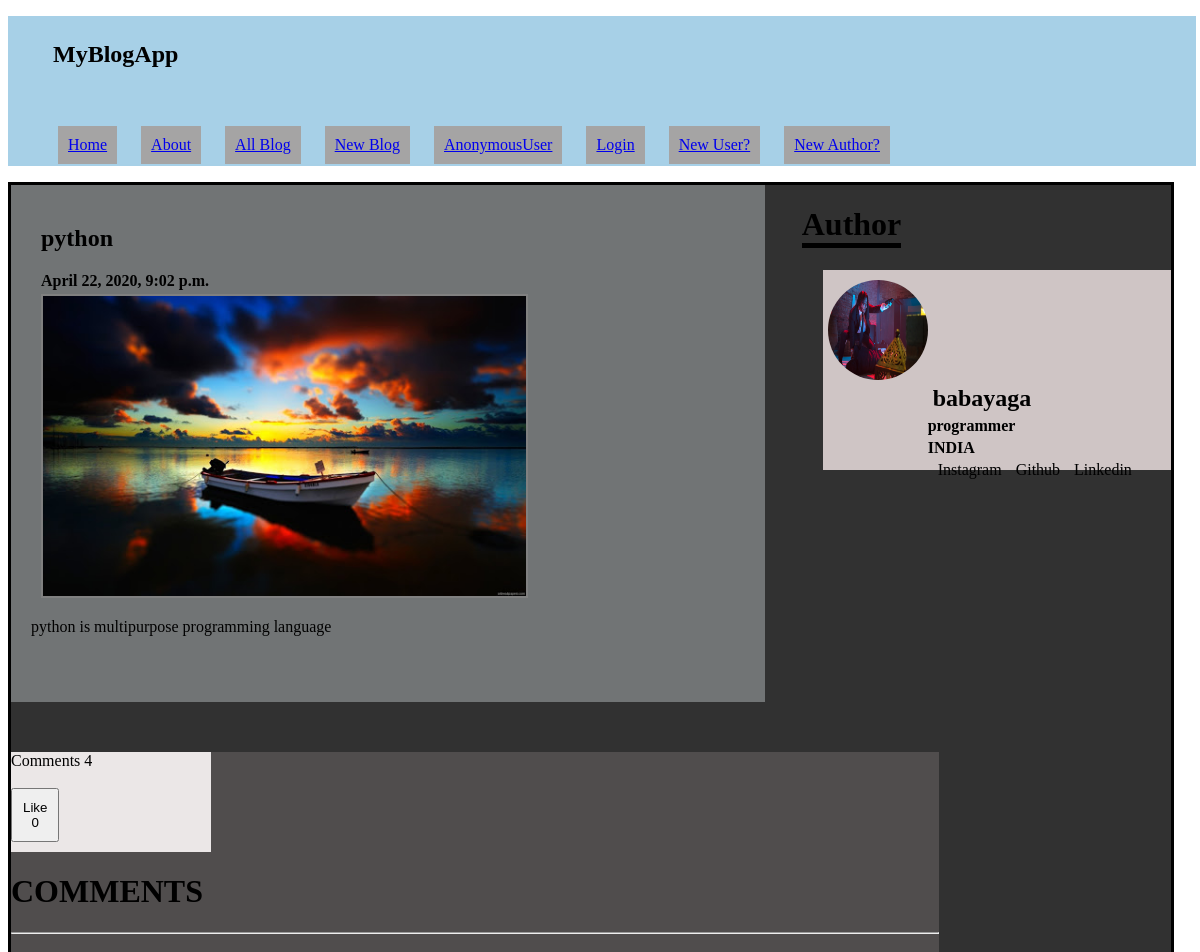
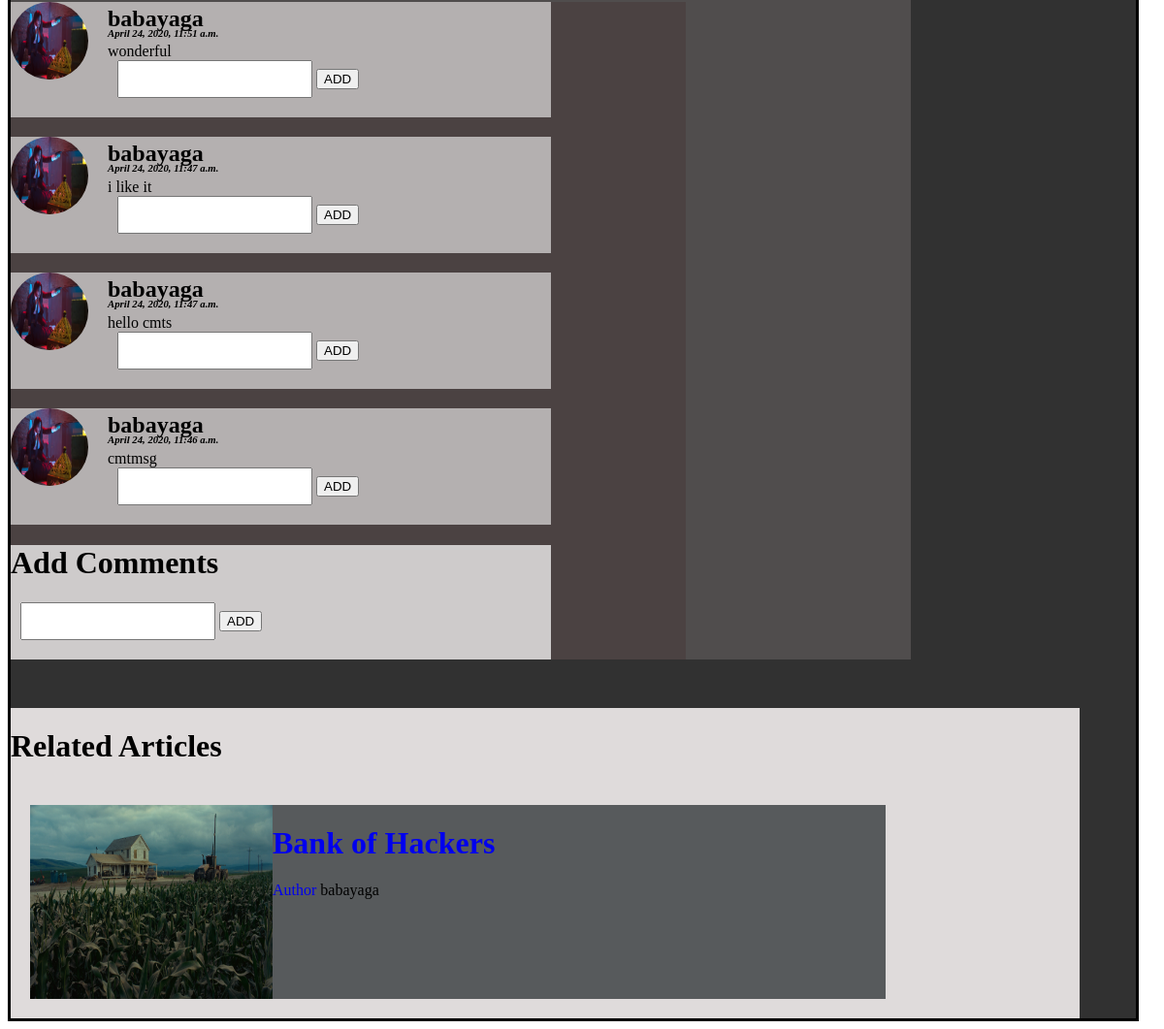
The app's page /, older data (2 pictures, top to bottom).
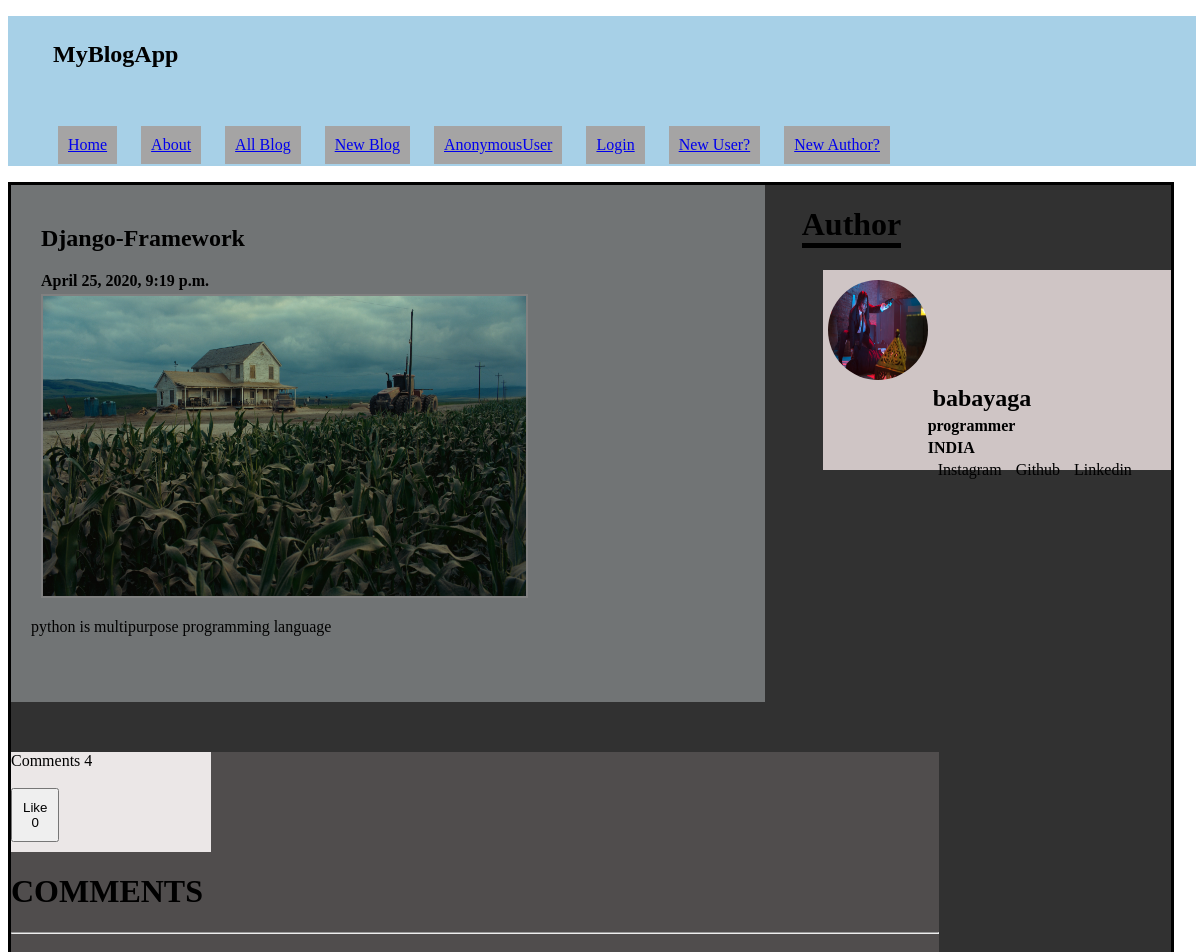
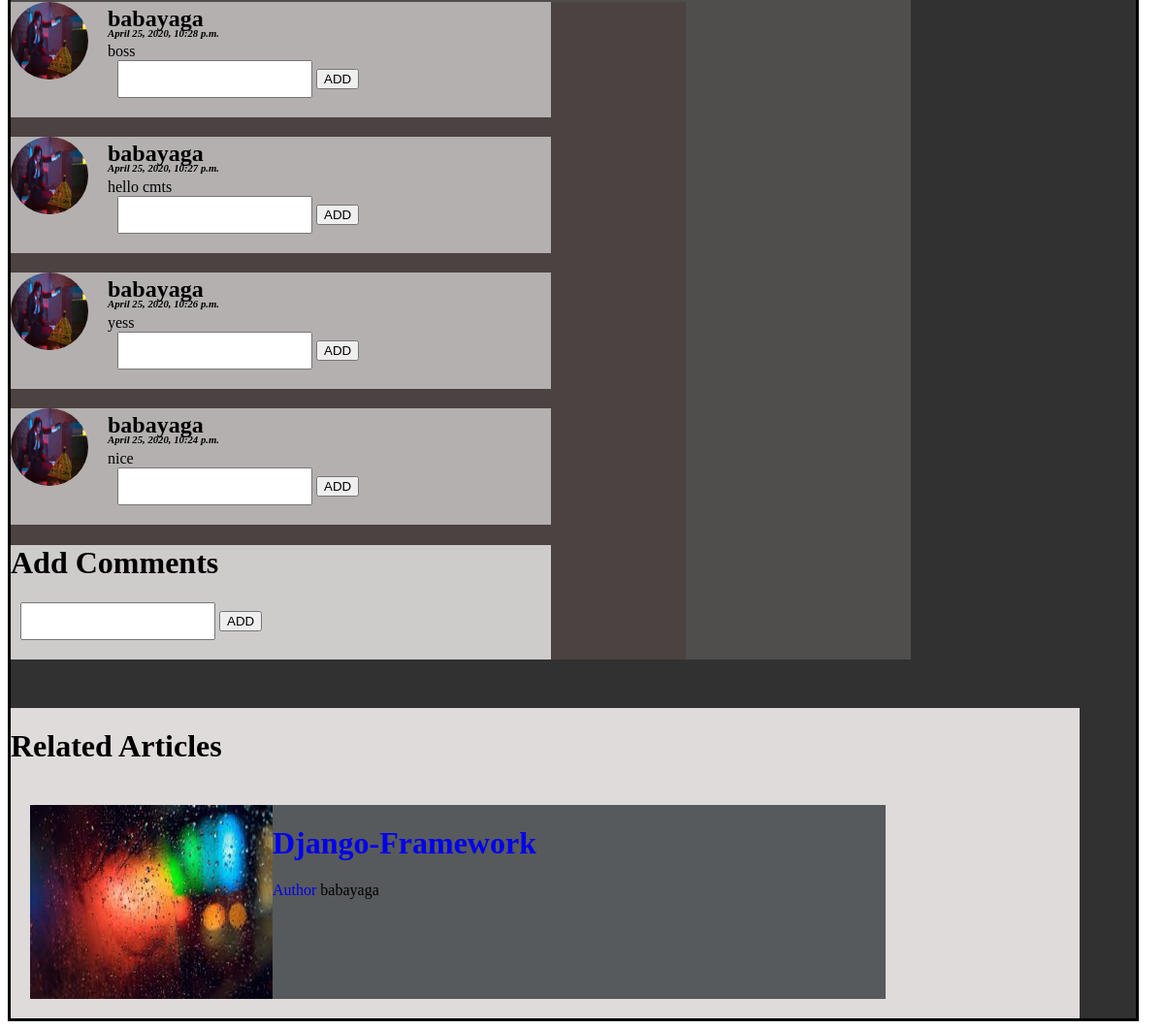
The same page, newer data (2 pictures, top to bottom).
### blog_app/models.py (models this page shows, shortened)
class Article(models.Model):
    type =(
        ("Programming","Programming"),
        ("Framework","Framework"),
        ("Hacking","Hacking"),
        ("Language","Language"),
        ("Other","Other"),
    )
    author = models.ForeignKey('MyUser',blank=True,null=True,on_delete=models.CASCADE)
    author_name = models.CharField(blank=True,max_length=25)
    title = models.CharField(max_length=50)
    thumbnail = models.ImageField(upload_to='thumbnail_img/')
    upload_date = models.DateTimeField(blank=True,default=timezone.now)
    category = models.CharField(max_length=30,default="Other",choices=type)
    content = models.CharField(max_length=5000)
    accessible = models.BooleanField(blank=True,default=False)

class UserComments(models.Model):
    user = models.ForeignKey('MyUser',blank=True,null=True,on_delete=models.CASCADE)
    article = models.ForeignKey('Article',on_delete=models.CASCADE)
    u_msg = models.CharField(max_length=200)
    u_name = models.CharField(max_length=25)
    cmt_date = models.DateTimeField(default=timezone.now)

class MyUser(AbstractBaseUser,PermissionsMixin):
    f_name = models.CharField(blank=True,max_length=20,null=True)
    s_name = models.CharField(blank=True,max_length=20,null=True)
    email = models.CharField(max_length=40, unique=True)
    username = models.CharField(max_length=25,unique=True)
    profile_pic = models.ImageField(upload_to='user_pic')
    date_joined = models.DateField(default=timezone.now)
    occupation = models.CharField(blank=True,max_length=50,null=True)
    country = models.CharField(blank=True,max_length=15,null=True)
    authorise = models.BooleanField(default=False)
    github_address = models.CharField(blank=True,max_length=50,null=True)
    linkedin_address = models.CharField(blank=True,max_length=50,null=True)
    instagram_address = models.CharField(blank=True,max_length=50,null=True)
    is_active = models.BooleanField(default=True)
    is_author = models.BooleanField(default=False)
    is_user = models.BooleanField(default=False)
    is_staff = models.BooleanField(default=False)
    password = models.CharField(max_length=25)
    USERNAME_FIELD = 'email'
    REQUIRED_FIELDS = []
    objects = CustomUserManager()

### blog_app/views.py (the view)
# urls.py: path('', views.index),
def index(request):
    new_blog = Article.objects.last()
    author = MyUser.objects.get(id=new_blog.author_id,is_author=True)
    related_articles = Article.objects.filter(category=new_blog.category,accessible=True)
    user = request.user
    cmts = UserComments.objects.filter(article_id=new_blog.id).order_by('-id')[:4]
    replys = ReplyComments.objects.filter(article_id=new_blog.id)
    likes = ArticleLikes.objects.filter(article_id=new_blog.id).count()
    userlike = ArticleLikes.objects.filter(article_id=new_blog.id,user_id=request.user.id).exists()
    if userlike:
        active='blue'
    else:
        active ='black'
    context = {'related_articles':related_articles,'active':active,'user':user,'new_blog':new_blog,'cmts':cmts,'replys':replys,'author':author,'likes':likes,'total_cmt':cmts.count()}
    return render(request,'index.html',context)

### blog/templates/index.html (shortened to what the changed rows need)
<!DOCTYPE html>
{% load static %}
<html lang="en">
<head>
  <link rel="stylesheet" href="{% static 'style.css'%}">
</head>
<body>
<header>
<nav class="navbar navbar-expand-sm bg-light">
  <ul class="navbar-nav">
    <div class="web-title">
    <h2>MyBlogApp</h2><br>
  </div>
  </ul>
</nav>
</header>
<div class="container">
  {% block body%}
  <div class="left-container">
    <div class="title">
    <h2>{{new_blog.title}}</h2>
    <h4>{{new_blog.upload_date}}</h4>
  </div>
    <div class="article">
      <div class="article-img"> <img src="/media/{{new_blog.thumbnail}}" alt="img"></div>
      <p> {{new_blog.content}}</p>
    </div>
  </div>
  <h1 style="float: right; margin-right: 270px; border-bottom: 5px solid black;">Author</h1>
  <div class="right-container">
    <div class="author-info">
      <h2>{{author.username}}</h2>
      </div>
  </div>
  <div class="cmt-box">
    <h1>COMMENTS</h1>
    <div class="user-cmts">
      <div id="cmtdiv">
      {% for cmt in cmts %}
      <div class="user-cmt-box" style="margin-top: 20px;">
        <div class="user-img"> <img src="/media/{{cmt.user.profile_pic}}" alt=""></div>
        <div class="user-msg">
        <h2>{{cmt.u_name}}</h2>
        <h6 style="font-style: italic;">{{cmt.cmt_date}}</h6>
        <div style="margin-right: 20px; margin-top: -20px;">{{cmt.u_msg}}</div>
        <form id="cmt_reply" method="POST">
        <input type="text" name="r-msg" id="msg-{{cmt.id}}">
        <button onclick="comment_reply({{cmt.id}})" type="button">ADD</button>
      </form>
      </div>
    </div>
      {% endfor %}
    </div>
      <div class="cmt-form">
        <h1>Add Comments</h1>
      </div>
    </div>
  </div>
  <div style="width: 95%; height: auto; background: rgb(223, 219, 219); display: grid;">
  <h1>Related Articles</h1>
  {% for article in related_articles%}
  {% ifequal article.id new_blog.id%}
  {%else%}
  <a href="{% url 'view_article' article.id %}">
  <div style="float: left; width: 80%; height: auto; background: rgb(87, 90, 92);   margin: 20px 10px 20px 20px;">
    <img src="/media/{{article.thumbnail}}" style="width: 250px; height: 200px; float: left;" alt="">
    <div><h1>{{article.title}}</h1></div>
    <label for="">Author </label><span style="color: black;">{{article.author_name}}</span>
  </div>
</a>
{%endifequal%}
  {% endfor %}
  </div>
  {%endblock%}
</div>
</body>
</html>

Row changes from the older to the newer data that the page shows:
no longer on this page (row unchanged): Article: title "python", upload_date "April 22, 2020, 9:02 p.m.", thumbnail (picture), content "python is multipurpose programming language"
no longer on this page (row unchanged): UserComments: user.profile_pic (picture), u_name "babayaga", cmt_date "April 24, 2020, 11:51 a.m.", u_msg "wonderful"
no longer on this page (row unchanged): UserComments: user.profile_pic (picture), u_name "babayaga", cmt_date "April 24, 2020, 11:47 a.m.", u_msg "i like it"
no longer on this page (row unchanged): UserComments: user.profile_pic (picture), u_name "babayaga", cmt_date "April 24, 2020, 11:47 a.m.", u_msg "hello cmts"
no longer on this page (row unchanged): UserComments: user.profile_pic (picture), u_name "babayaga", cmt_date "April 24, 2020, 11:46 a.m.", u_msg "cmtmsg"
no longer on this page (row unchanged): Article: thumbnail (picture), title "Bank of Hackers", author_name "babayaga"
added Article: title "Django-Framework", upload_date "April 25, 2020, 9:19 p.m.", thumbnail (picture), content "python is multipurpose programming language"
added UserComments: user.profile_pic (picture), u_name "babayaga", cmt_date "April 25, 2020, 10:28 p.m.", u_msg "boss"
added UserComments: user.profile_pic (picture), u_name "babayaga", cmt_date "April 25, 2020, 10:27 p.m.", u_msg "hello cmts"
added UserComments: user.profile_pic (picture), u_name "babayaga", cmt_date "April 25, 2020, 10:26 p.m.", u_msg "yess"
added UserComments: user.profile_pic (picture), u_name "babayaga", cmt_date "April 25, 2020, 10:24 p.m.", u_msg "nice"
now on this page (row unchanged): Article: thumbnail (picture), title "Django-Framework", author_name "babayaga"
